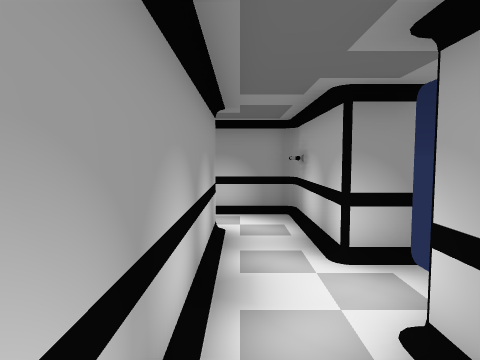
View 1 (above)

16 first-person views from a walk through a Unity game level. The camera is 1.5 m above the floor, tilts 4° down and sees 75° across. The floor is counted in squares, 1 m on a side. Each view is taken from the middle of a square. On the plan, view 1 faces up. The plan holds only what a view shows up to about 15 squares ahead; the rest is blank. The place goes on beyond the plan. The player is left out. Some animated figures are not drawn. Door leaves are left out, so doorways stand open.

View 2
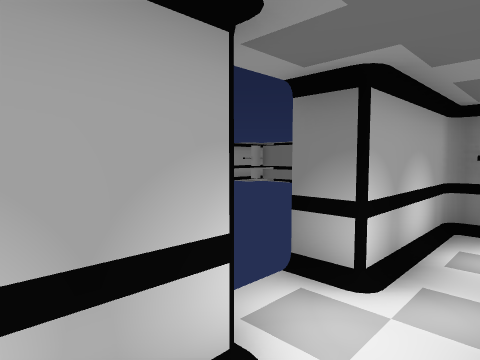

View 3
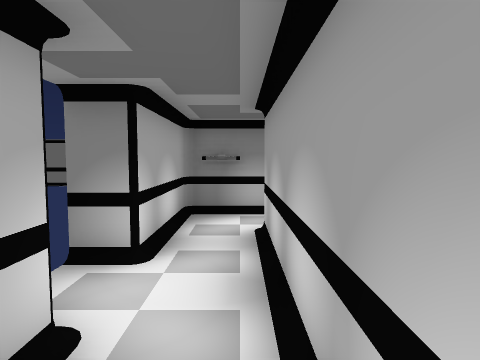

View 4
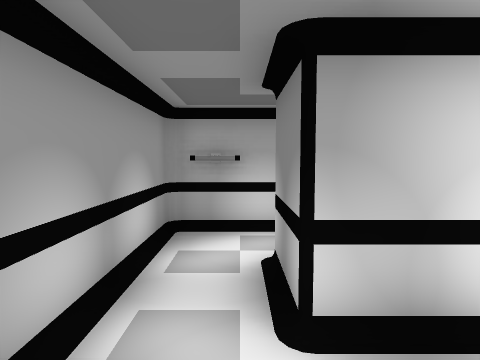

View 5
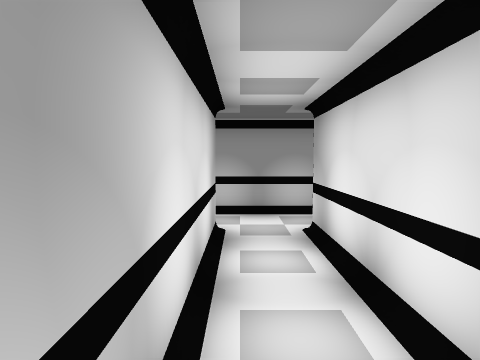

View 6
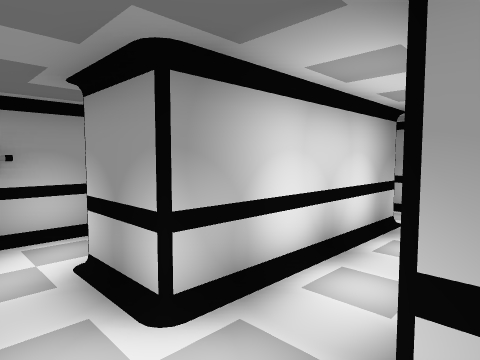

View 7
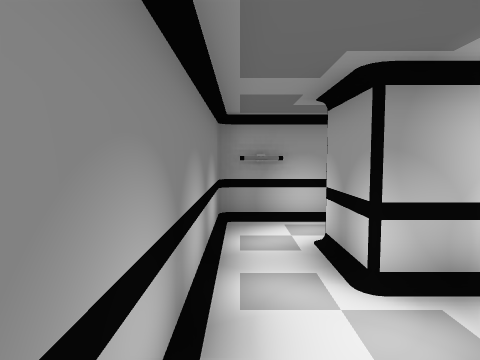

View 8
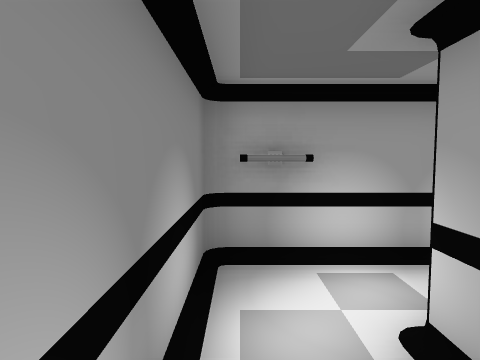

View 9
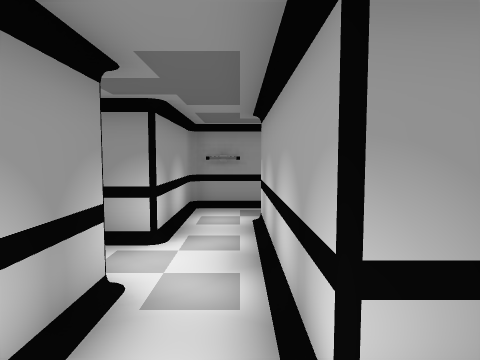

View 10
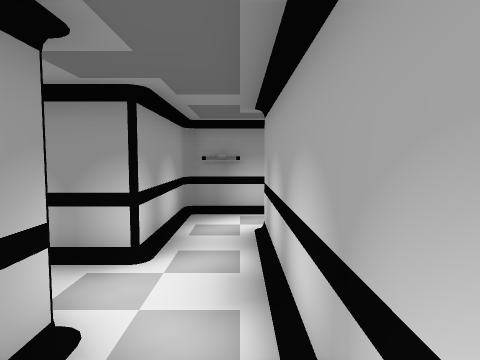

View 11
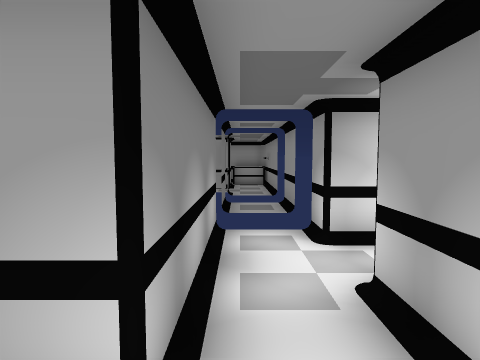

View 12
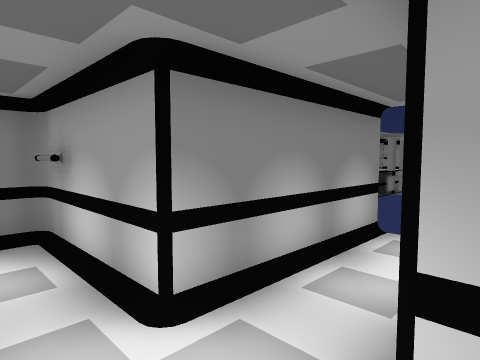

View 13
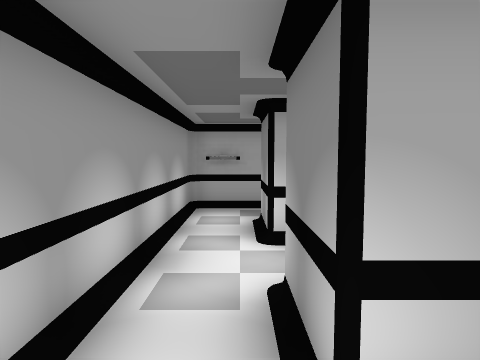

View 14
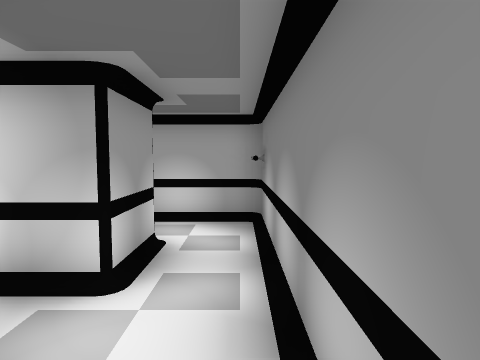

View 15
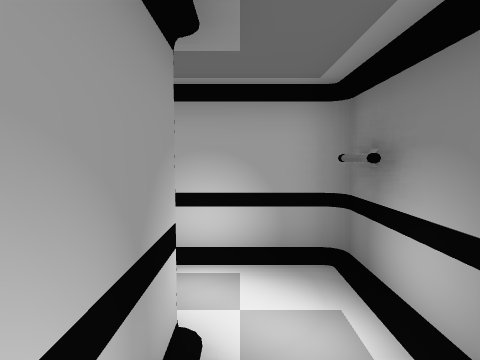

View 16
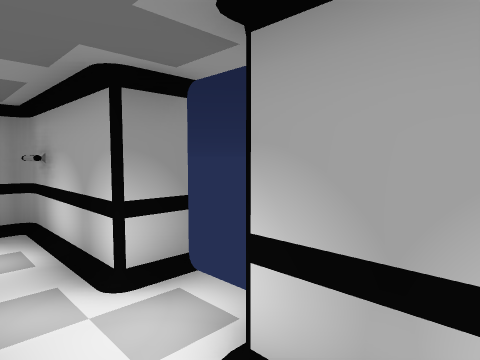

### Floor plan
Ten units are one square. View 1 is at (0, 0); x grows to the right and y downward. Boxes are objects, and circles mark ways between rooms. Rooms are numbered by the first view taken in them; rooms with no view inside come last. Other rooms are left out.
<svg viewBox="-145 -90 180 110">
<path fill="none" stroke="#000" d="M26 -45 15 -45 15 -83M13 -70 13 -80M-25 -65 -5 -65 -5 -5 -25 -5M12 -85 -25 -85M0 13 10 13M15 12 15 -25 25 -25M-5 15 12 15M-65 -65 -45 -65 -45 -5M-25 -85 -65 -85M-25 -5 -25 -65M-45 -5 -65 -5 -65 -25M-83 0 -83 10M-85 -25 -85 15 -5 15M-85 -45 -105 -45M-125 -55 -125 -45 -135 -45M-65 -25 -65 -45M-136 -25 -85 -25M-65 -45 -65 -65M-70 -83 -80 -83M-65 -85 -85 -85 -85 -45"/>
<circle cx="-15" cy="-75" r="3" fill="#2a7"/>
<circle cx="-15" cy="0" r="3" fill="#2a7"/>
<circle cx="-30" cy="0" r="3" fill="#2a7"/>
<circle cx="-45" cy="-15" r="3" fill="#2a7"/>
<circle cx="-55" cy="-70" r="3" fill="#2a7"/>
<circle cx="-70" cy="-15" r="3" fill="#2a7"/>
<circle cx="-85" cy="-15" r="3" fill="#2a7"/>
<circle cx="-75" cy="-55" r="3" fill="#2a7"/>
<text x="0" y="-40">1</text>
<text x="-40" y="-60">2</text>
<text x="-50" y="0">3</text>
<text x="-100" y="-40">4</text>
<text x="-80" y="-60">5</text>
</svg>
Room 1 opens to room 2. Room 1 opens to room 3. Room 2 opens to room 3. Room 2 opens to room 5. Room 3 opens to room 4. Room 4 opens to room 5.

Where each view was taken, in squares from view 1:
view 1: 0 up, 0 right, facing up
view 2: 6 up, 0 right, facing down-right
view 3: 7 up, 0 right, facing down
view 4: 7 up, 5 left, facing right
view 5: 0 up, 4 left, facing up
view 6: 1 down, 2 left, facing up-left
view 7: 1 down, 1 left, facing left
view 8: 1 down, 4 left, facing left
view 9: 1 down, 7 left, facing up
view 10: 0 up, 7 left, facing up
view 11: 3 up, 7 left, facing left
view 12: 5 up, 7 left, facing down-left
view 13: 7 up, 8 left, facing right
view 14: 1 down, 6 left, facing right
view 15: 0 up, 3 left, facing right
view 16: 1 up, 0 right, facing up-right
